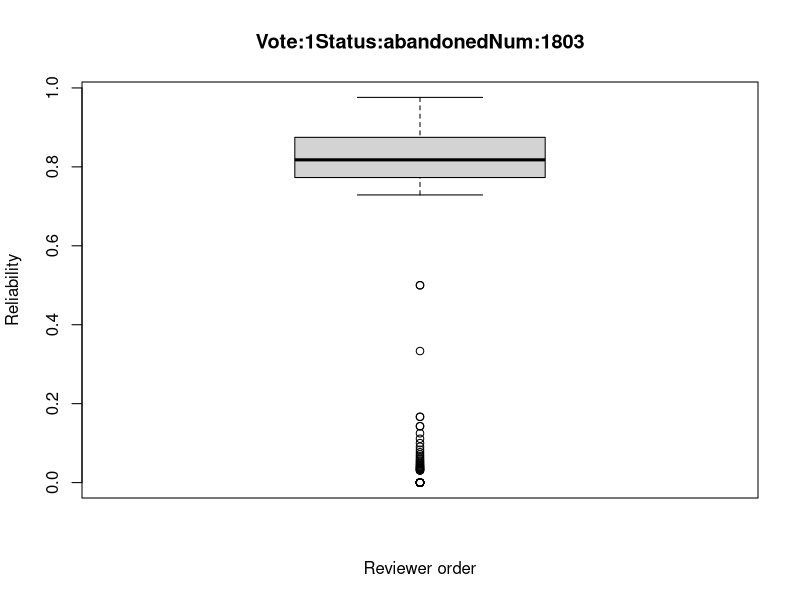
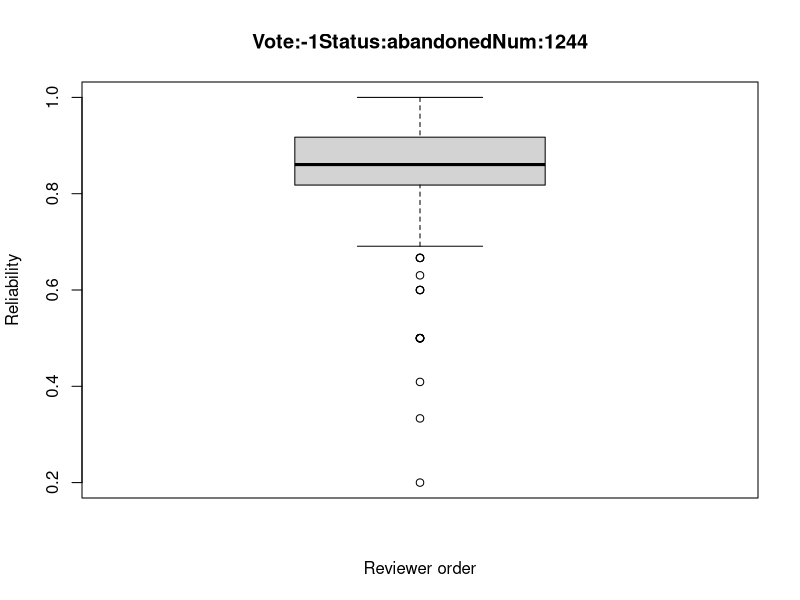
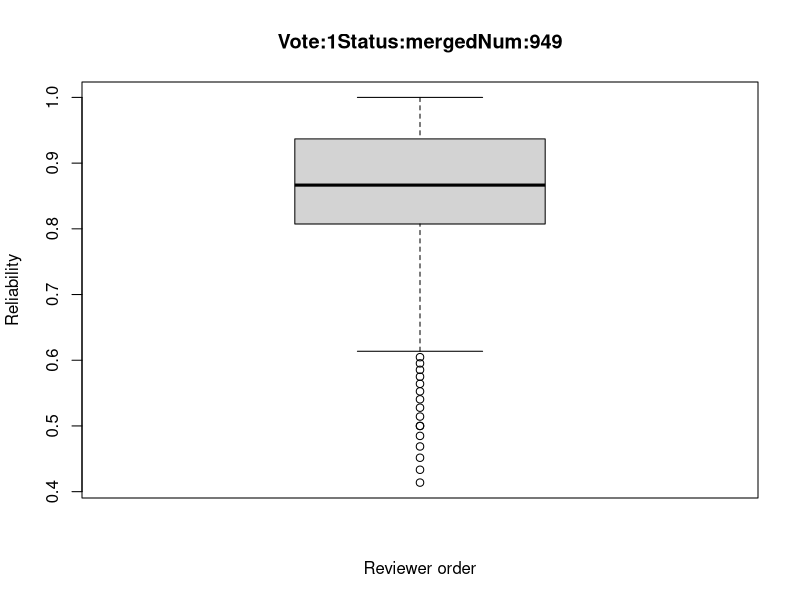
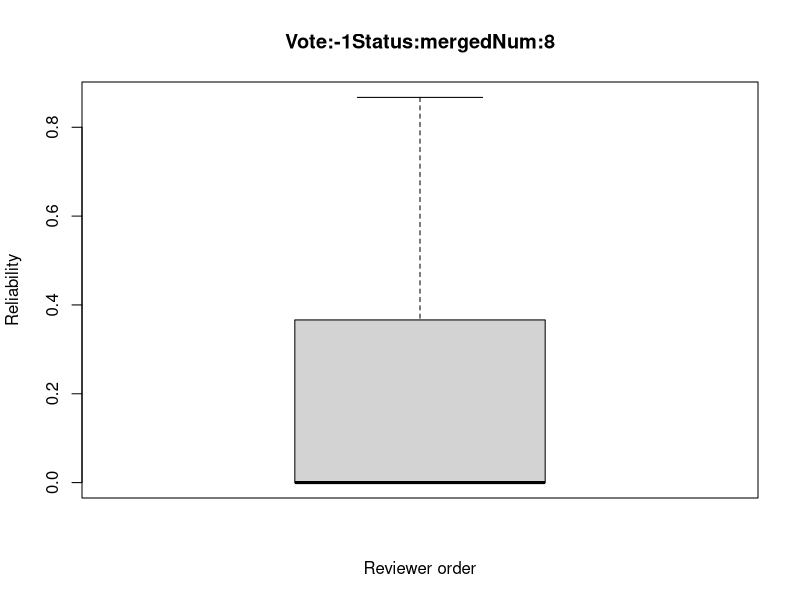

The R source for these figures, in order:
########################
## SANER2015 RQ2
## @author:Yuki Ueda
## @createdOn:2015/10/15
########################
#pdf("RQ2_1.pdf")


### Set data
num <- data.frame() # Init

# Input csv
num <- read.csv("CSVdata_o/numOfPatchsets_1.csv"
                 ,sep=",", header=TRUE)

### number of patchset's voting(+1, -1) is 1
# index_l_m: vote is "like" and status is "merge"
# index_d_a: vote is "dislike" and status is abandoned
index_l_m <- data.frame()
index_d_m <- data.frame()
index_l_a <- data.frame()
index_d_a <- data.frame()

for(i in 1:nrow(num)){
  if(num$Status[i] == "merged"){      # status is merge
    if(num$VotingScore[i] == 1){      # vote is like
      index_l_m <- rbind(index_l_m, num[i,])
    }else{                            # vote is dislike
      index_d_m <- rbind(index_d_m, num[i,])
    }
  }else{                              # status is abandoned
    if(num$VotingScore[i] == 1){      # vote is like
      index_l_a <- rbind(index_l_a, num[i,])
    }else{
      index_d_a <- rbind(index_d_a, num[i,])
    }
  }
}

index_merge <- list(index_l_m, index_d_m)
index_abondone <- list(index_l_a, index_d_a)
index <- list(index_abondone, index_merge)

for(i in index){
  for(j in i){
    value = j$CurrentPar
    name = paste("Vote:", j$VotingScore[1], "Status:", j$Status[1],"Num:",length(value),sep="")
    jpeg(paste("picture_o/RQ2_1",name,".jpg",sep=""))
    boxplot(value, xlab="Reviewer order", ylab="Reliability", main=name)
    summary(value)
  }
}
